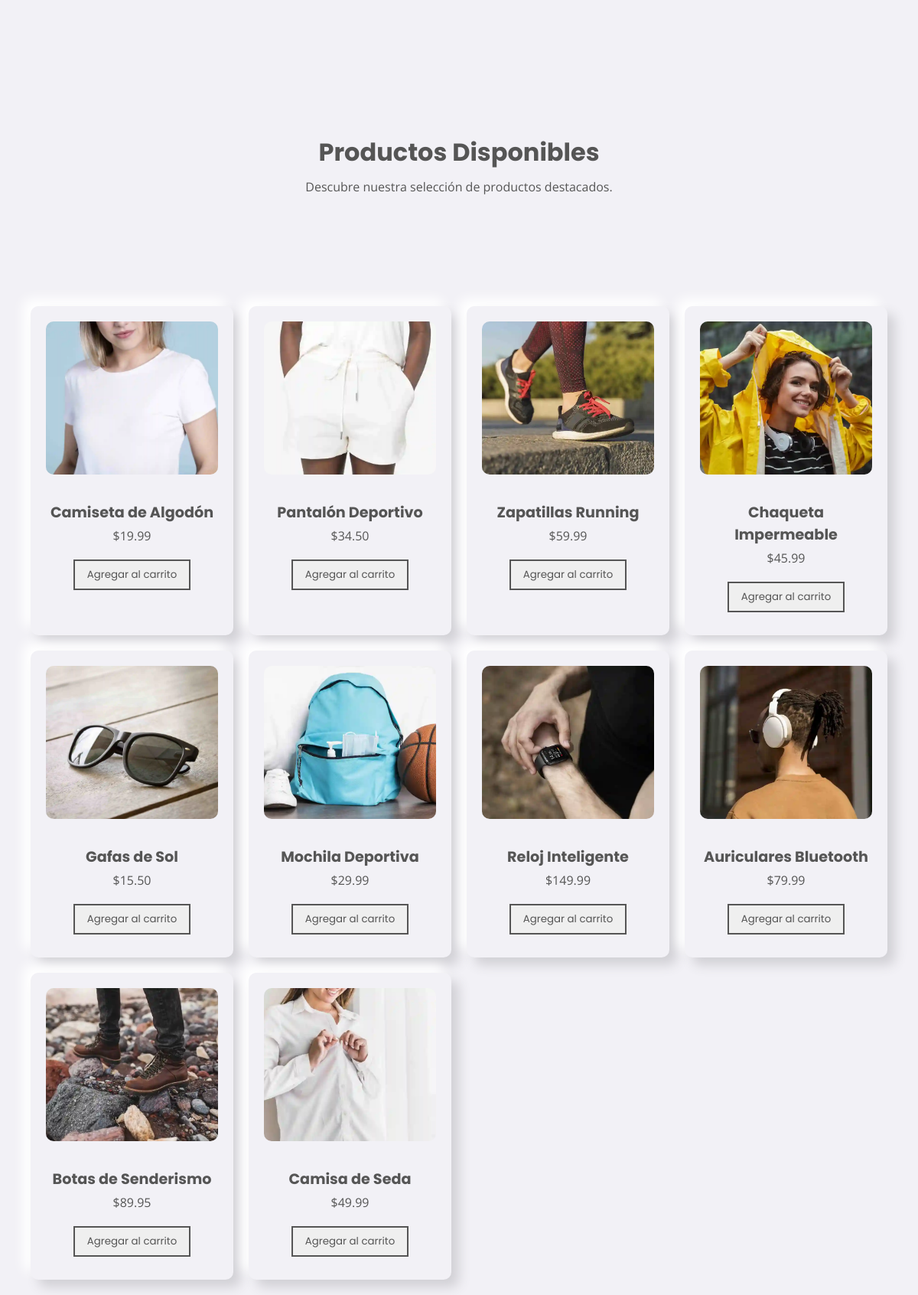
The page / on the database its author committed.
### tables this page shows
CREATE TABLE `productos` (
  `id` int(11) NOT NULL,
  `nombre` varchar(100) NOT NULL,
  `descripcion` text NOT NULL,
  `precio` decimal(10,2) NOT NULL,
  `imagen` varchar(255) NOT NULL
);

### php/functions.php (called while the page is built, shortened)
<?php
    include('conexion.php');
    function obtenerProductos() {
        global $conexion;
        $query = "SELECT * FROM productos";
        $resultado = mysqli_query($conexion, $query);
        return $resultado;
    }
?>

### index.php (the view, shortened to what this page needs)
<?php
include('php/conexion.php');
include('php/functions.php');
$productos = obtenerProductos();
?>
<!DOCTYPE html>
<html lang="es">
<head>
    <link rel="stylesheet" href="css/style.css">
</head>
<body>
    <header class="main-header">
        <h1>Productos Disponibles</h1>
        <p>Descubre nuestra selección de productos destacados.</p>
    </header>
    <div class="product-container">
        <?php while($producto = mysqli_fetch_assoc($productos)): ?>
            <div class="product-card">
                <img src="images/<?php echo $producto['imagen']; ?>" alt="<?php echo $producto['nombre']; ?>" class="product-image">
                <h2 class="product-name"><?php echo $producto['nombre']; ?></h2>
                <p class="product-price"><?php echo "$" . number_format($producto['precio'], 2); ?></p>
                <button class="product-button">Agregar al carrito</button>
            </div>
        <?php endwhile; ?>
    </div>
</body>
</html>

### css/style.css (style rules this page uses)
:root { --background-color: #f2f1f6; --text-color: #555; --shadow-dark: #d1d0d5; --shadow-light: #ffffff; --accent-red: #F44336; --accent-green: #4CAF50; --font-primary: 'Poppins', sans-serif; --font-secondary: 'Open Sans', sans-serif; }
* { margin: 0; padding: 0; box-sizing: border-box; }
body { background-color: var(--background-color); font-family: var(--font-secondary); color: var(--text-color); margin: 0; padding: 20px; }
h1 { color: var(--text-color); font-family: var(--font-primary); font-size: 2rem; text-align: center; margin: 10px 5px; }
p { color: var(--text-color); font-family: var(--font-secondary); font-size: 1rem; text-align: center; }
.product-name { color: var(--text-color); font-family: var(--font-primary); font-size: 1.2rem; text-align: center; margin: 10px 0px 5px; }
.product-price { color: var(--text-color); font-family: var(--font-secondary); font-size: 1rem; margin: 0 0 10px; }
.main-header { height: 40vh; text-align: center; display: flex; flex-direction: column; justify-content: center; align-items: center; margin: 30px 0; }
.product-container { display: grid; grid-template-columns: repeat(auto-fill, minmax(250px, 1fr)); gap: 20px; padding: 0 20px; }
.product-card { background-color: var(--background-color); border-radius: 10px; box-shadow: 10px 10px 15px var(--shadow-dark), -10px -10px 15px var(--shadow-light); padding: 20px; text-align: center; transition: transform 0.2s; }
.product-image { width: 100%; height: 200px; margin-bottom: 20px; object-fit: cover; border-radius: 10px; }
.product-button { color: var(--text-color); font-family: var(--font-primary); font-size: 13.3333px; padding: 8px 16px; margin: 10px 0; background-color: none; border: 2px solid var(--text-color); cursor: pointer; transition: background-color 0.3s, color 0.3s; }

### rows shown on the page
productos: imagen (picture), nombre "Camiseta de Algodón", precio "19.99"
productos: imagen (picture), nombre "Pantalón Deportivo", precio "34.50"
productos: imagen (picture), nombre "Zapatillas Running", precio "59.99"
productos: imagen (picture), nombre "Chaqueta Impermeable", precio "45.99"
productos: imagen (picture), nombre "Gafas de Sol", precio "15.50"
productos: imagen (picture), nombre "Mochila Deportiva", precio "29.99"
productos: imagen (picture), nombre "Reloj Inteligente", precio "149.99"
productos: imagen (picture), nombre "Auriculares Bluetooth", precio "79.99"
productos: imagen (picture), nombre "Botas de Senderismo", precio "89.95"
productos: imagen (picture), nombre "Camisa de Seda", precio "49.99"
